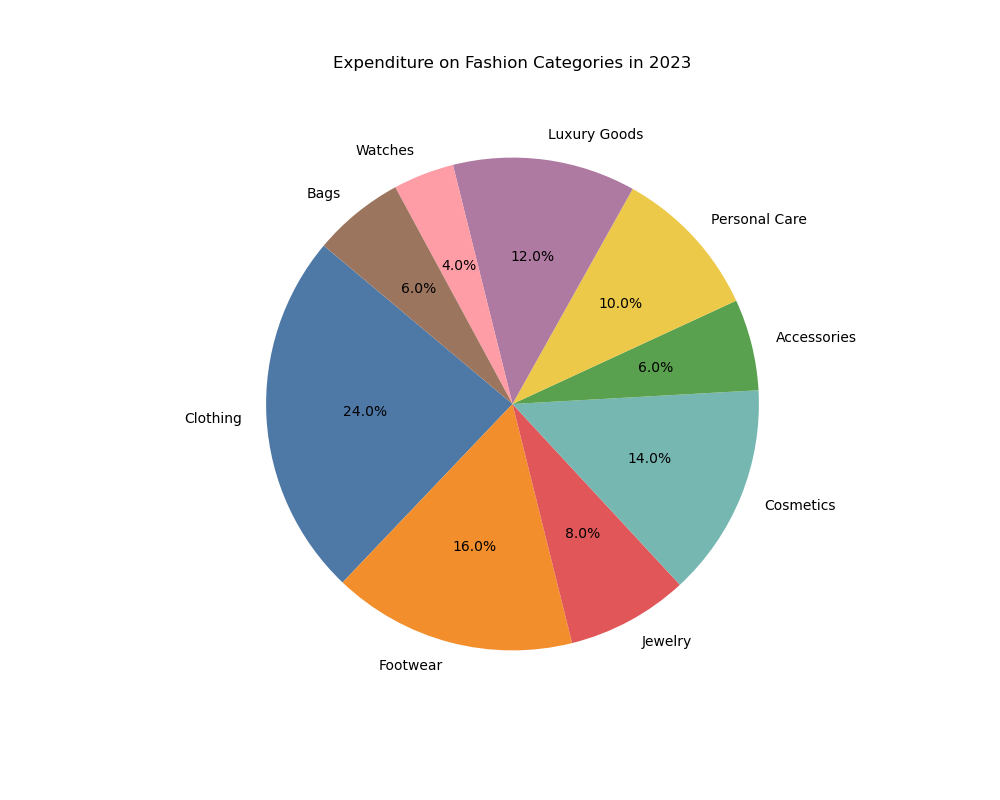

This figure's Python source:

import matplotlib.pyplot as plt

# Data
fashion_categories = ["Clothing", "Footwear", "Jewelry", "Cosmetics", "Accessories", "Personal Care", "Luxury Goods", "Watches", "Bags"]
expenditure = [120, 80, 40, 70, 30, 50, 60, 20, 30]

# Colors
colors = [
    "#4E79A7",  # Clothing
    "#F28E2B",  # Footwear
    "#E15759",  # Jewelry
    "#76B7B2",  # Cosmetics
    "#59A14F",  # Accessories
    "#EDC949",  # Personal Care
    "#AF7AA1",  # Luxury Goods
    "#FF9DA7",  # Watches
    "#9C755F",  # Bags
]

# Create pie chart
plt.figure(figsize=(10, 8))  # width and height in inches
plt.pie(expenditure, labels=fashion_categories, colors=colors, autopct='%1.1f%%', startangle=140)

# Chart title
plt.title('Expenditure on Fashion Categories in 2023', pad=20)

# Show plot
plt.show()
